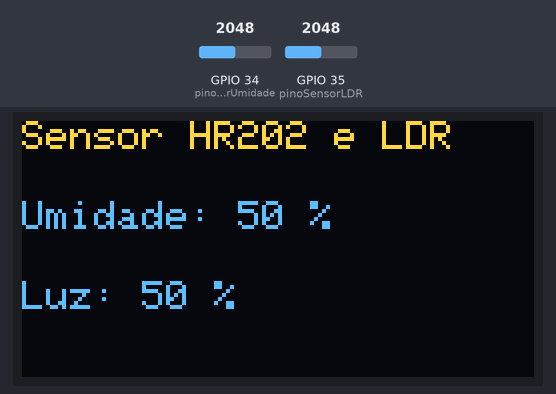
Recording of a sketch running on a simulated ESP32. Parts: 128×64 one-colour display. Inputs (shaded band) come from the test bench; at power-on: GPIO 34 (pinoSensorUmidade) = 2048, GPIO 35 (pinoSensorLDR) = 2048. The OLED is the two-colour kind (top 16 rows yellow); what the sketch prints to the serial monitor is not drawn.

Above: at 2.8 s.
2.9 s: GPIO 34 (pinoSensorUmidade) set to 2158
5.6 s: GPIO 35 (pinoSensorLDR) set to 2866
At 6.5 s:
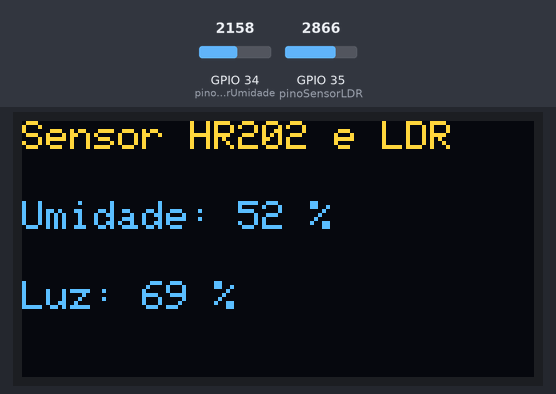
8.3 s: GPIO 34 (pinoSensorUmidade) set to 2047
At 11.3 s:
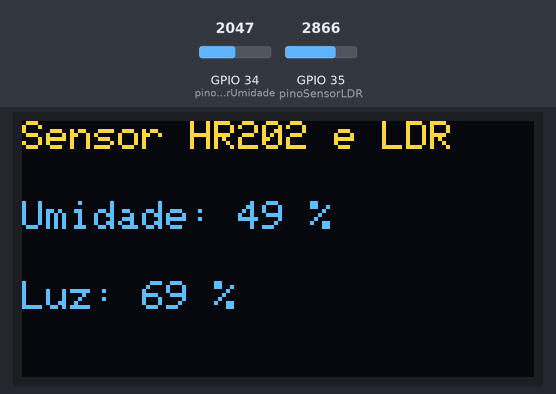
11.6 s: GPIO 35 (pinoSensorLDR) set to 3603
At 12.7 s:
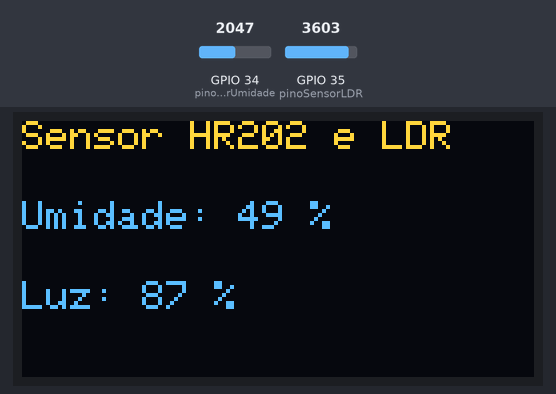
14.3 s: GPIO 35 (pinoSensorLDR) set to 4095
At 17.4 s:
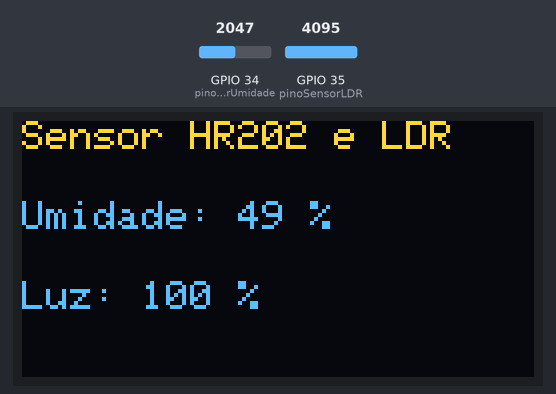
17.7 s: GPIO 34 (pinoSensorUmidade) set to 1228
At 19.0 s:
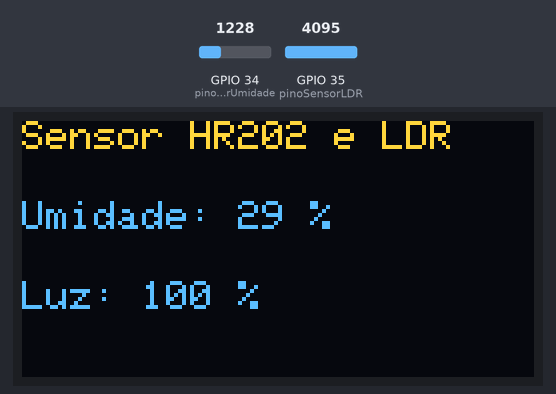
Timing chart, 0 to 20.7 s (numbered marks = the images above; inputs shaded):
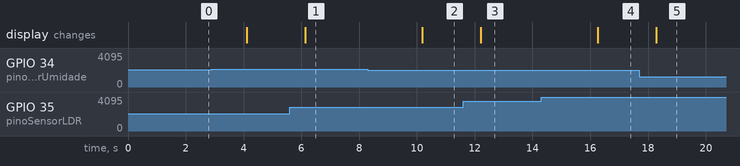

Measured:
- after the input at 5.6 s, the display: changes after 0.53 s (image 1)
- after the input at 8.3 s, the display: changes after 1.9 s (image 2)
- after the input at 11.6 s, the display: changes after 0.61 s (image 3)
- after the input at 14.3 s, the display: changes after 2.0 s (image 4)
- after the input at 17.7 s, the display: changes after 0.59 s (image 5)

The sketch:

temperatura_umidade_sensor.ino
```cpp
#include <Wire.h>
#include <Adafruit_SSD1306.h>  // Biblioteca para o display OLED

// Definir os pinos dos sensores
int pinoSensorUmidade = 34; // Pino para o sensor de umidade (HR202)
int pinoSensorLDR = 35;     // Pino para o sensor LDR

// Configuração do display OLED
#define SCREEN_WIDTH 128
#define SCREEN_HEIGHT 64
#define OLED_RESET    -1
Adafruit_SSD1306 display(SCREEN_WIDTH, SCREEN_HEIGHT, &Wire, OLED_RESET);

void setup() {
  Serial.begin(115200);  // Inicializa a comunicação serial

  // Inicializa o display OLED
  if (!display.begin(SSD1306_SWITCHCAPVCC, 0x3C)) {
    Serial.println(F("Falha ao inicializar o display OLED!"));
    while (true);  // Fica preso aqui se falhar
  }
  display.clearDisplay();
  display.setTextColor(SSD1306_WHITE);
  display.setTextSize(1);
}

void loop() {
  // Leitura dos sensores
  int valorUmidade = analogRead(pinoSensorUmidade); // Leitura analógica do sensor de umidade
  int valorLDR = analogRead(pinoSensorLDR); // Leitura analógica do sensor LDR

  // Converte a leitura para um valor mais compreensível (0-100%)
  int umidade = map(valorUmidade, 0, 4095, 0, 100); // Conversão para porcentagem de umidade
  int luz = map(valorLDR, 0, 4095, 0, 100); // Conversão para porcentagem de luz

  // Exibe as leituras no Monitor Serial
  Serial.print("Umidade do solo (%): ");
  Serial.println(umidade);
  Serial.print("Luz (porcentagem): ");
  Serial.println(luz);

  // Exibe as leituras no Display OLED
  display.clearDisplay();
  display.setCursor(0, 0);
  display.setTextSize(1);
  display.println("Sensor HR202 e LDR");

  display.setTextSize(1);
  display.setCursor(0, 20);
  display.print("Umidade: ");
  display.print(umidade);
  display.println(" %");

  display.setTextSize(1);
  display.setCursor(0, 40);
  display.print("Luz: ");
  display.print(luz);
  display.println(" %");

  display.display();  // Atualiza o display OLED

  delay(2000);  // Aguarda 2 segundos antes de fazer nova leitura
}
```
